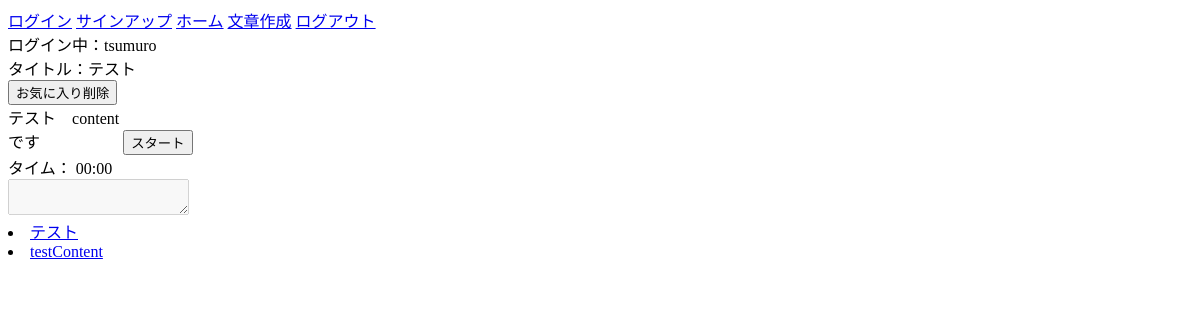
The page /1/ (signed in) on the database as committed earlier.
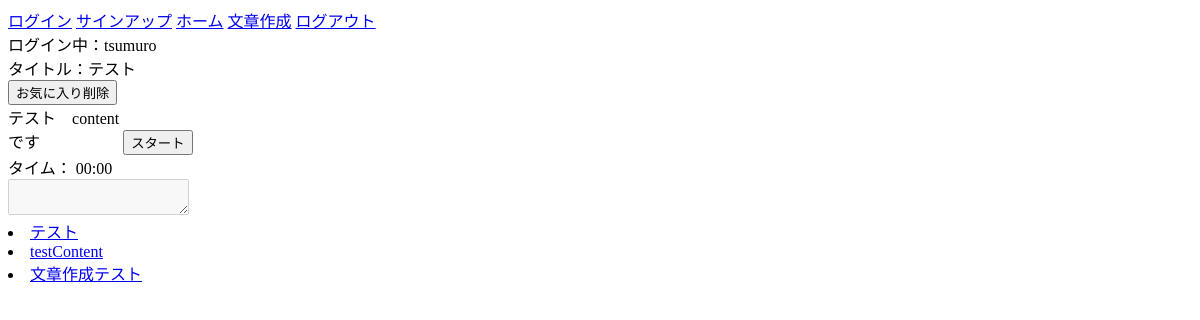
The same page on the database as committed later.
### accounts/models.py (models this page shows)
class CustomUser(AbstractUser):
    pass

### contentapp/models.py (models this page shows, shortened)
class Content(models.Model):
    user = models.ForeignKey(
        settings.AUTH_USER_MODEL,
        on_delete=models.SET_NULL,
        null=True,
        blank=True
    )
    title = models.CharField(max_length=30, unique=True)
    sentence = models.TextField()
    is_public = models.BooleanField(default=True)
    created_at = models.DateTimeField(auto_now_add=True)

### typingapp/views.py (the view, shortened to what this page needs)
# urls.py: path('<int:pk>/', views.IndexView.as_view(), name='typing'),
class IndexView(generic.DetailView):
    model = Content
    template_name = "index.html"
    context_object_name = "content_object"
    def get_object(self, queryset=None):
        pk = self.kwargs.get("pk", 1)
        return Content.objects.get(pk=pk)
    def get_context_data(self, **kwargs):
        context = super().get_context_data(**kwargs)
        pk = self.kwargs['pk']
        content = Content.objects.get(pk=pk)
        if self.request.user.is_authenticated:
            is_favorite = Favorite.objects.filter(user=self.request.user, title=content).exists()
        else:
            is_favorite = False
        context['is_favorite'] = is_favorite
        context['content_list'] = Content.objects.all()
        return context

### typingapp/templates/index.html (shortened to what this page needs)
{% extends "base.html" %}
{% load static %}
{% block contents %}
    <div id="title">
        タイトル：{{ content_object.title }}
        {% if user.is_authenticated %}
            {% if is_favorite %}
                <form method="POST">
                    <input type="submit" value="お気に入り削除">
                </form>
            {% else %}
                <form method="POST">
                    {% csrf_token %}
                    <input type="hidden" name="action" value="add_favorite">
                    <input type="submit" value="お気に入り登録">
                </form>
            {% endif %}
        {% else %}
            <input type="submit" value="お気に入り登録" disabled>
        {% endif %}
    </div>
    <div id="target-sentence">{{ content_object.sentence }}</div>
    <button id="start-button">スタート</button>
    <div id="timer">タイム： 00:00</div>
    <textarea id="typing-input" disabled></textarea>
    {% for content in content_list %}
        <li><a href="{% url "typingapp:typing" content.pk %}">{{ content.title }}</a></li>
    {% endfor %}
{% endblock  %}

### typingapp/templates/base.html (shortened to what this page needs)
{% load static %}
<!DOCTYPE html>
<html lang="ja">
<head>
    <link rel="stylesheet" href="{% static "css/style.css" %}">
</head>
<body id="{% block page_id %}{% endblock %}">
<header>
    <a href="{% url "accounts:login" %}">ログイン</a>
    <a href="{% url "accounts:signup" %}">サインアップ</a>
    <a href="{% url "typingapp:index" %}">ホーム</a>
    <a href="{% url "contentapp:create_content" %}">文章作成</a>
    {% if user.is_authenticated %}
        <a href="{% url "accounts:logout" %}">ログアウト</a>
        <div id="login-user">ログイン中：{{ user.username }}</div>
    {% endif %}
</header>
    {% block contents %}{% endblock %}
</body>
</html>

### typingproject/static/css/style.css (style rules this page uses)
#target-sentence { white-space: pre-wrap; display: inline-block; }

Rows that differ between the two databases and show on the page:
added Content: title "文章作成テスト"
